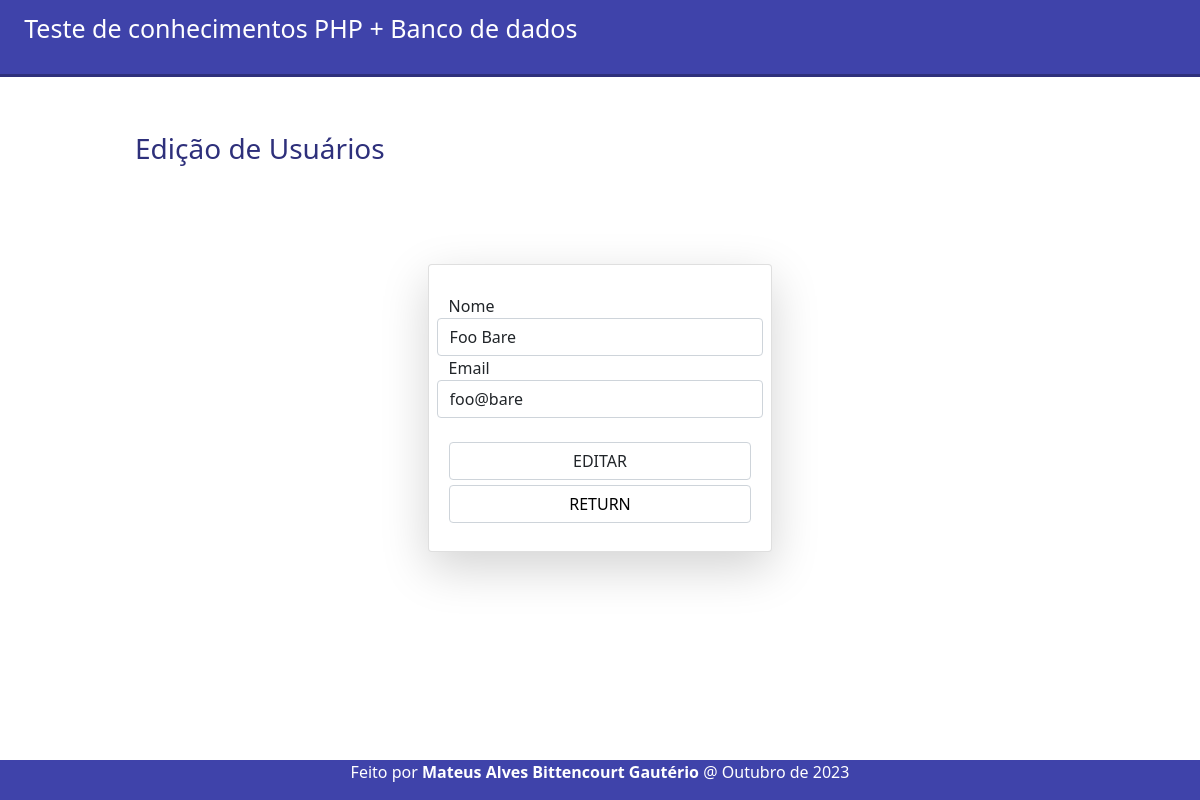
The page /pages/editar.php?id=4 on the database as committed earlier.
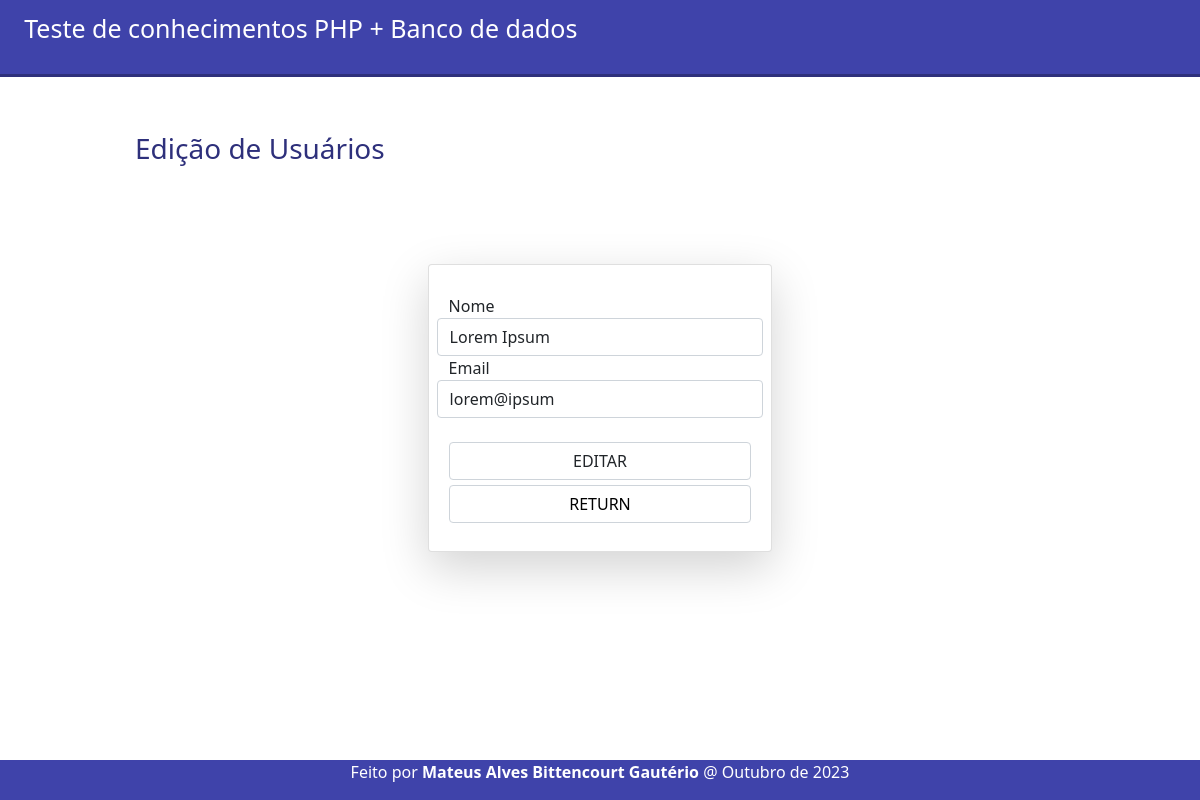
The same page on the database as committed later.
### tables this page shows
CREATE TABLE users(
    id INTEGER PRIMARY KEY,
    name varchar(100) NOT NULL,
    email varchar(100) NOT NULL
);

### connection.php (called while the page is built, shortened)
<?php
class Connection {
    private $databaseFile;
    private $connection;
    public function __construct()
    {
        $this->databaseFile = realpath(__DIR__ . "/database/db.sqlite");
    }
    private function connect()
    {
        return $this->connection = new PDO("sqlite:{$this->databaseFile}");
    }
    public function getConnection()
    {
        return $this->connection ?: $this->connection = $this->connect();
    }
    public function query($query)
    {
        $result      = $this->getConnection()->query($query);
        $result->setFetchMode(PDO::FETCH_INTO, new stdClass);
        return $result;
    }
}

### pages/editar.php (the view, shortened to what this page needs)
<!DOCTYPE html>
<head>
    <link rel="stylesheet" type="text/css" href="../bootstrap/css/bootstrap.css" />
    <link rel="stylesheet" type="text/css" href="../css/style.css" />
</head>
<header name="header" class="header">
    <div name="dados" class="dados">
        <p class="child">Teste de conhecimentos PHP + Banco de dados</p>
    </div>
</header>
<main>
    <div class="pageicon">
        <h3>Edição de Usuários</h3>
    </div>
    <div name="body" class="body d-flex align-items-center justify-content-center middle-screen-card">
        <div class="space-inside shadow-lg card">
            <form action="_post_processing.php?action=editar_usuario" method="post">
                <?php
                require '../connection.php';
                $connection = new Connection();
                $id = $_GET["id"];
                $user = $connection->query("SELECT users.name,users.email FROM users WHERE id=$id");
                foreach ($user as $u) {
                    $usuario = $u->name;
                    $email = $u->email;
                    echo "
                    <div class='form-group row'>
                        <input type='hidden'  name='id' value='$id'/>
                        <label for='inputName'>Nome</label>
                        <input class='form-control' placeholder='Digite o nome aqui' name='name' value='$usuario'/>
                    </div>
                    <div class='form-group row'>
                        <label for='inputEmail'>Email</label>
                        <input name='email' class='form-control' value='$email'/>
                    </div>
                    <br>";
                }
                ?>
                <button class='form-control form-button' type="submit">
                    EDITAR
                </button>
                <a class="form-control form-button return-button col-md-3" style="margin-top:5px;" href='../index.php'> RETURN </a>
            </form>
        </div>
    </div>
    <div class="footer">
        <p> Feito por <a href="https://www.linkedin.com/in/mateus-alves-bittencourt-gaut%C3%A9rio-2b329214a/"><b>Mateus Alves Bittencourt Gautério</b></a> @ Outubro de 2023
        </p>
    </div>
</main>
</html>

Rows that differ between the two databases and show on the page:
removed users: name "Foo Bare", email "foo@bare"
added users: name "Lorem Ipsum", email "lorem@ipsum"
